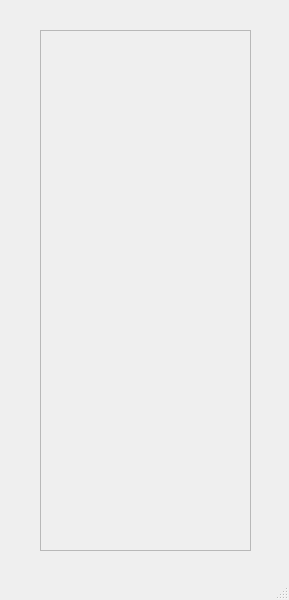
<?xml version="1.0" encoding="UTF-8"?>
<ui version="4.0">
 <class>MainWindow</class>
 <widget class="QMainWindow" name="MainWindow">
  <property name="geometry">
   <rect>
    <x>0</x>
    <y>0</y>
    <width>289</width>
    <height>600</height>
   </rect>
  </property>
  <property name="windowTitle">
   <string>MainWindow</string>
  </property>
  <widget class="QWidget" name="centralwidget">
   <widget class="QScrollArea" name="logArea">
    <property name="geometry">
     <rect>
      <x>40</x>
      <y>30</y>
      <width>211</width>
      <height>521</height>
     </rect>
    </property>
    <property name="widgetResizable">
     <bool>true</bool>
    </property>
    <widget class="QWidget" name="scrollAreaWidgetContents">
     <property name="geometry">
      <rect>
       <x>0</x>
       <y>0</y>
       <width>209</width>
       <height>519</height>
      </rect>
     </property>
    </widget>
   </widget>
  </widget>
  <widget class="QMenuBar" name="menubar">
   <property name="geometry">
    <rect>
     <x>0</x>
     <y>0</y>
     <width>289</width>
     <height>21</height>
    </rect>
   </property>
  </widget>
  <widget class="QStatusBar" name="statusbar"/>
 </widget>
 <resources/>
 <connections/>
</ui>
